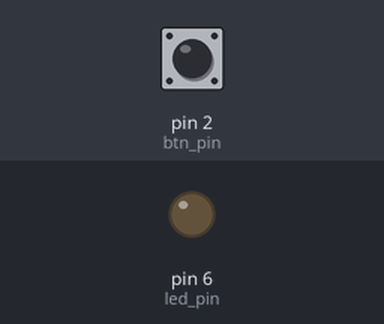
Bench run of a sketch on a simulated Arduino Uno, built with avr-gcc and run on an emulated ATmega328P. Shown: output pins drawn as LEDs (lit = HIGH). The test bench sets the inputs (shaded band); at power-on: pin 2 (btn_pin) HIGH.

Above: at 1.2 s.
1.3 s: pin 2 (btn_pin) pulled LOW for 0.15 s
At 1.9 s:
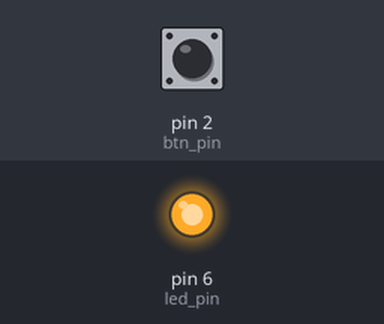
2.9 s: pin 2 (btn_pin) pulled LOW for 1 s
At 3.2 s:
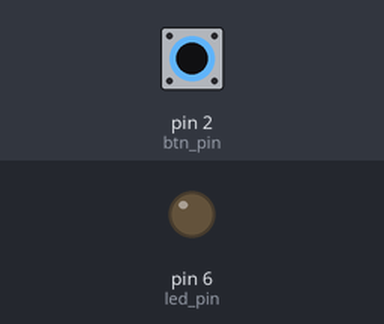
5.4 s: pin 2 (btn_pin) pulled LOW for 3.2 s
At 6.3 s:
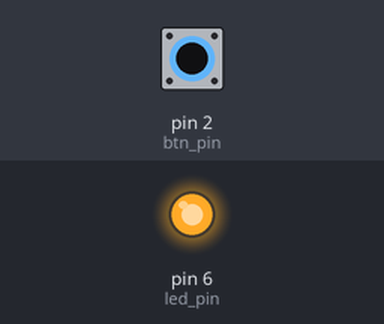
Timing chart, 0 to 8.4 s (numbered marks = the images above; inputs shaded):
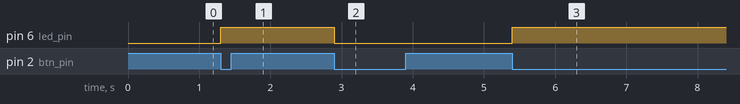

The sketch:

sketch_nov26c.ino
```cpp
const int btn_pin = 2;
const int led_pin = 6;
bool state = false;
int btn_prev = HIGH;

void setup() {
  pinMode(btn_pin, INPUT);
  pinMode(led_pin, OUTPUT);
  }

void loop() {
  int btn_state;

  btn_state = digitalRead(btn_pin);

  if ( (btn_state == LOW) && (btn_prev ==HIGH) ) {
    if ( state == false ) {
      state=true;
      digitalWrite(led_pin, HIGH);
      }
     else {
      state =false;
      digitalWrite(led_pin, LOW);
      }
    }

    btn_prev = btn_state;

  }
```

Measured:
- after the input at 1.3 s, pin 6 (led_pin): LOW → HIGH at once
- after the input at 2.9 s, pin 6 (led_pin): HIGH → LOW at once
- after the input at 5.4 s, pin 6 (led_pin): LOW → HIGH at once
